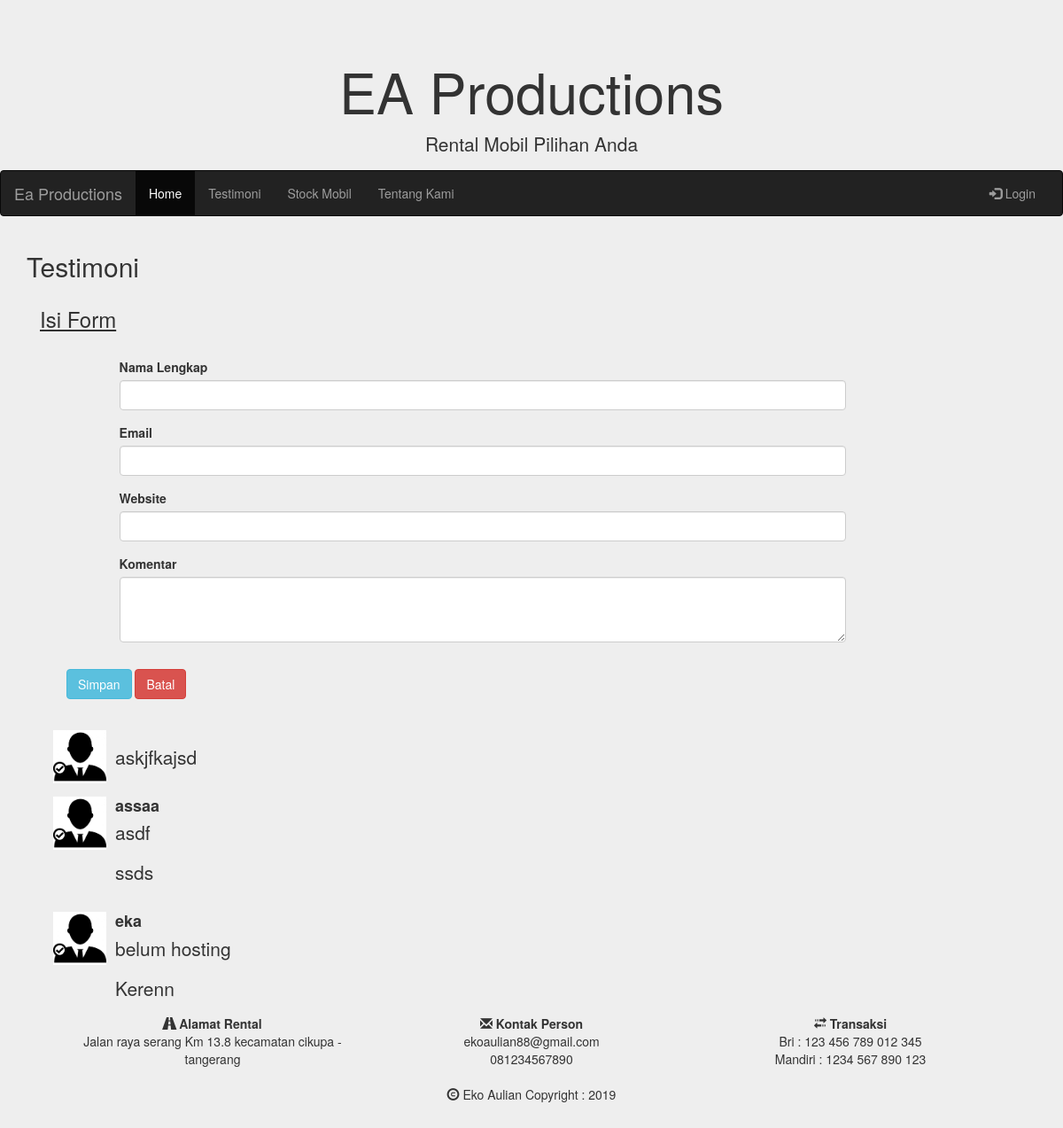
The app's page /testi.php with its own data.
### tables this page shows
CREATE TABLE `testi` (
  `nama` varchar(40) NOT NULL,
  `email` varchar(30) NOT NULL,
  `website` varchar(40) NOT NULL,
  `komentar` varchar(255) NOT NULL
);

### koneksi.php (called while the page is built, shortened)
<?php
                $conn = mysql_connect("localhost","root","") or die ("koneksi gagal");
                $strSQL = "select * from testi";
                $qry = mysql_query($strSQL,$conn) or die ("query salah");
?>

### testi.php (the view)
<?php
include('header.php');
?>
<div class="container">
  <h2>Testimoni</h2>
<?php
  include('koneksi.php');
  ?>
  <div class="container">
    <h3><u>Isi Form</u></h3><br>
    <form action="htesti.php" method="post">
        <div class="col-lg-10">
            <div class="col-md-offset-1">
                        <div class="form-group">
                            <label><b>Nama Lengkap</b></label>
                            <input type="text" name="txtnama"class="form-control">
                        </div>
                        <div class="form-group">
                            <label><b>Email</b></label>
                            <input type="email" name="txtemail"class="form-control">
                        </div>
                        <div class="form-group">
                            <label><b>Website</b></label>
                            <input type="text" name="txtweb"class="form-control">
                        </div>
                        <div class="form-group">
                            <label>Komentar</label>
                            <textarea name="txtkomentar" class="form-control" rows="3"></textarea>
                        </div>
            </div>
                        <div class="panel-body">
                                <button type="submit" class="btn btn-info">Simpan</a></button>
                                <a href="index.php" class="btn btn-danger">Batal</a>
                        </div><br>
        </div>
        </form>
        </div>
        <div class="container">
        <div class="container">
                                  <?php
                                      while ($row = mysql_fetch_array($qry))
                                      {
                                              echo "<div class='media'>
                                              <div class='media-left media-top'>
                                              <img src='img/user.jpg' class='media-object' style='width:60px'>
                                              </div>
                                              <div class='media-body'>";
                                              echo "<h4 class='media-heading'><b>".$row["nama"]."</b></h4>";
                                              echo "<p>".$row["website"]."</p>";
                                              echo "<p>".$row["komentar"]."</p>";
                                              echo "</div>";
                                      }
                                  ?>
        </div>
        </div>
<?php
include('footer.php');
?>

### records on screen
testi: komentar "askjfkajsd"
testi: nama "assaa", website "asdf", komentar "ssds"
testi: nama "eka", website "belum hosting", komentar "Kerenn"
